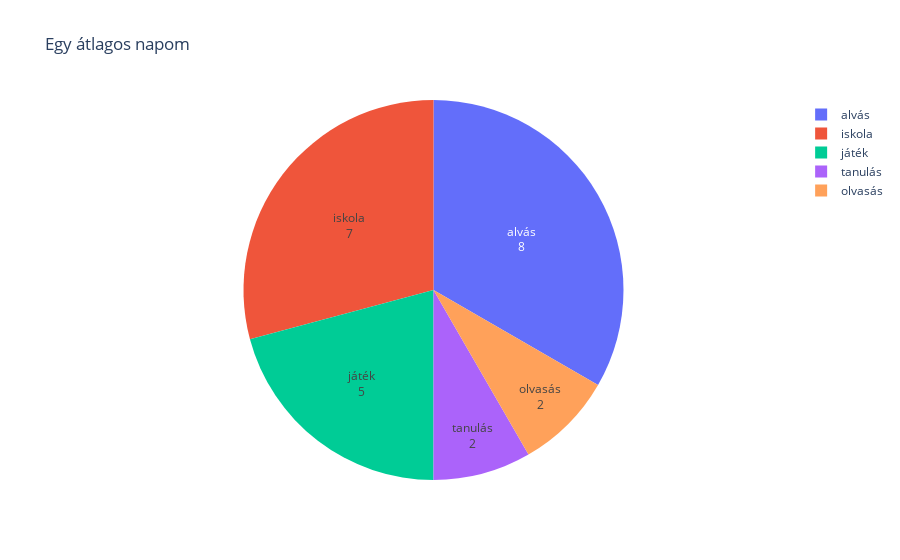

Here is the notebook cell this chart was saved with:
### Markdown cell above
## Feladat 

Egy nap 24 órából áll. Készítsetek kördiagramot a napi rutinotokról.

### Code cell
day = {"activity_name": ["alvás", "tanulás","játék","olvasás","iskola"],
       "activity_duration": [8,2,5,2,7]}

fig = px.pie(day, names="activity_name", values="activity_duration", title = "Egy átlagos napom")

fig.update_traces(textposition='inside', textinfo='label+value')

fig.show()

### Figure 1 — Plotly figure (JSON) as saved in the notebook; plotly's stock layout.template omitted (floating-point values rounded to 4 significant figures)
{"data": [{"domain": {"x": [0, 1], "y": [0, 1]}, "hovertemplate": "activity_name=%{label}<br>activity_duration=%{value}<extra></extra>", "labels": ["alvás", "tanulás", "játék", "olvasás", "iskola"], "legendgroup": "", "name": "", "showlegend": true, "textinfo": "label+value", "textposition": "inside", "type": "pie", "values": [8, 2, 5, 2, 7]}], "layout": {"legend": {"tracegroupgap": 0}, "title": {"text": "Egy átlagos napom"}}}
